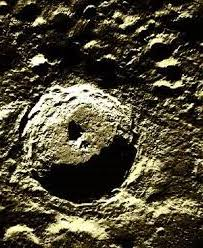
#> input picture lab1/download.jpg, 203 x 248 px
$ jupyter execute Untitled.ipynb
#> lines starting #> are read from the running program, lines starting #| are printed output that depends on the picture
[cell 1]
import cv2

[cell 2]
img=cv2.imread("download.jpg")
#> img is the input picture: shape (248, 203, 3); mean B, G, R 54.4, 70.5, 76.3
gray = cv2.cvtColor(img,cv2.COLOR_BGR2GRAY)
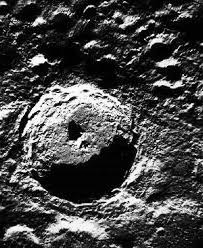
#> gray: shape (248, 203); min 0, max 255, mean 70.4
cv2.imshow('origin',img)
